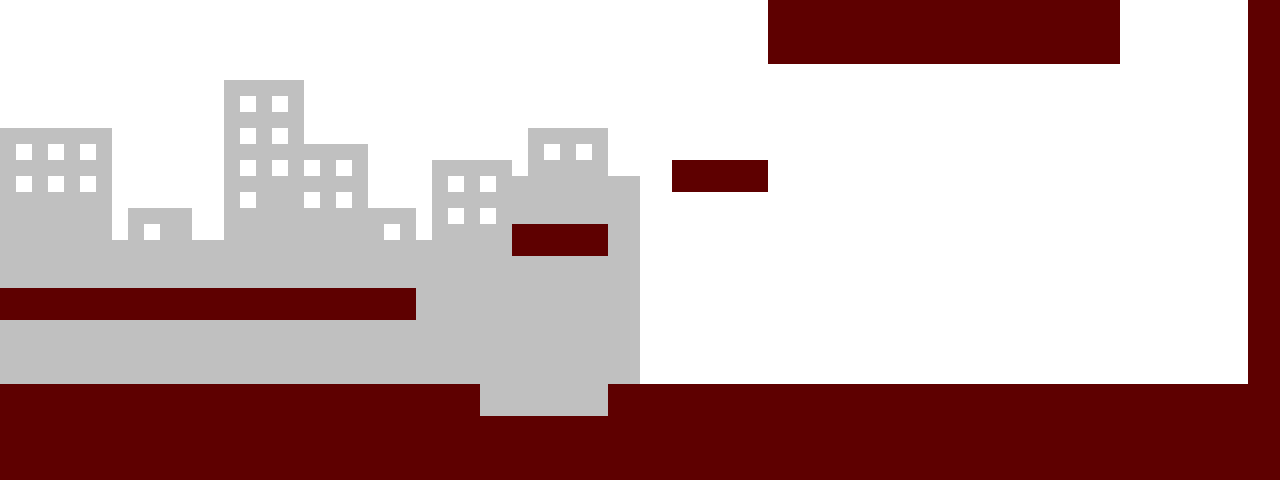

The image is a tile-based game level rendered from a .tmx file. Its description and source (layers, tilesets, objects; grid data summarised) follow:
An orthogonal 40x15 tile map with 32x32 px tiles, 2 tile layers (background, collision), 2 tilesets, 2 image layers and 3 objects (player, bodybuilder, doggie).

<map version="1.0" orientation="orthogonal" width="40" height="15" tilewidth="32" tileheight="32" backgroundcolor="#ffffff">
 <tileset firstgid="1" name="metatiles32x32" tilewidth="32" tileheight="32">
  <image source="../img/map/metatiles32x32.png" width="224" height="32" />
  <tile id="0">
   <properties>
    <property name="type" value="solid" />
   </properties>
  </tile>
  <tile id="1">
   <properties>
    <property name="type" value="platform" />
   </properties>
  </tile>
  <tile id="2">
   <properties>
    <property name="type" value="l_slope" />
   </properties>
  </tile>
  <tile id="3">
   <properties>
    <property name="type" value="r_slope" />
   </properties>
  </tile>
  <tile id="4">
   <properties>
    <property name="type" value="ladder" />
   </properties>
  </tile>
  <tile id="5">
   <properties>
    <property name="type" value="topladder" />
   </properties>
  </tile>
  <tile id="6">
   <properties>
    <property name="type" value="breakable" />
   </properties>
  </tile>
 </tileset>
 <tileset firstgid="8" name="tiles" tilewidth="32" tileheight="32">
  <image source="../img/map/tiles.png" width="320" height="224" />
 </tileset>
 <imagelayer name="parallax1" width="40" height="15">
  <image source="../img/background/background_1.png" trans="f9f8ff" />
  <properties>
   <property name="ratio" value="0.25" />
  </properties>
 </imagelayer>
 <imagelayer name="parallax2" width="40" height="15">
  <image source="../img/background/background_2.png" />
  <properties>
   <property name="ratio" value="0.35" />
  </properties>
 </imagelayer>
 <layer name="background" width="40" height="15">
  <data>[600 cells, 169 non-empty, 1 distinct tile ids]</data>
 </layer>
 <objectgroup color="#00ff00" name="Entities" width="40" height="15">
  <object name="player" x="128" y="192" width="32" height="32">
   <properties>
    <property name="spritewidth" value="32" />
   </properties>
  </object>
  <object name="bodybuilder" x="512" y="192" width="32" height="32" />
  <object name="doggie" x="480" y="384" width="128" height="32" />
 </objectgroup>
 <layer name="collision" width="40" height="15" opacity="0.37">
  <data>[600 cells, 169 non-empty, 1 distinct tile ids]</data>
 </layer>
</map>
